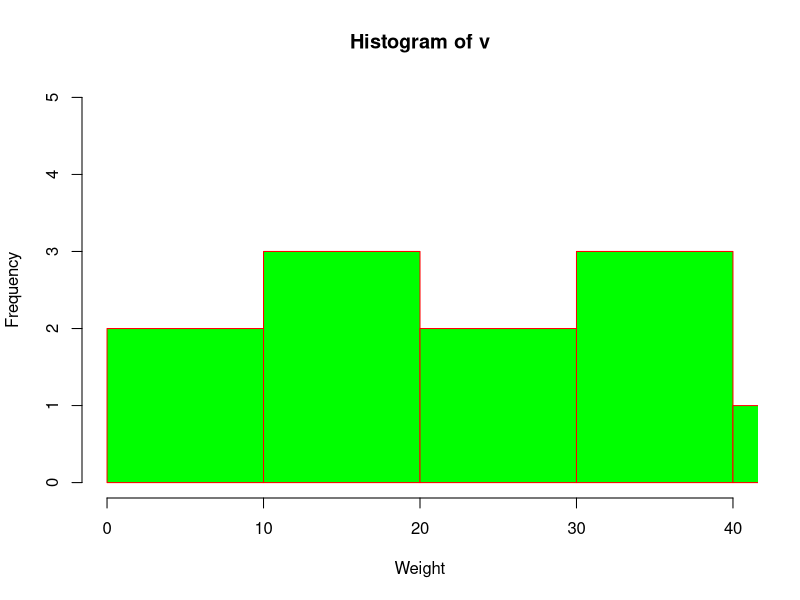

Write R code to recreate this figure.
#Write R script to create Histogram
# Create data for the graph.
v <- c(0,13,21,8,36,22,12,41,31,33,19)

# Give the chart file a name.
png(file = "histogram_lim_breaks.png")

# Create the histogram.
hist(v,xlab = "Weight",col = "green",border = "red", xlim = c(0,40), ylim = c(0,5),
     breaks = 5)

# Save the file.
dev.off()